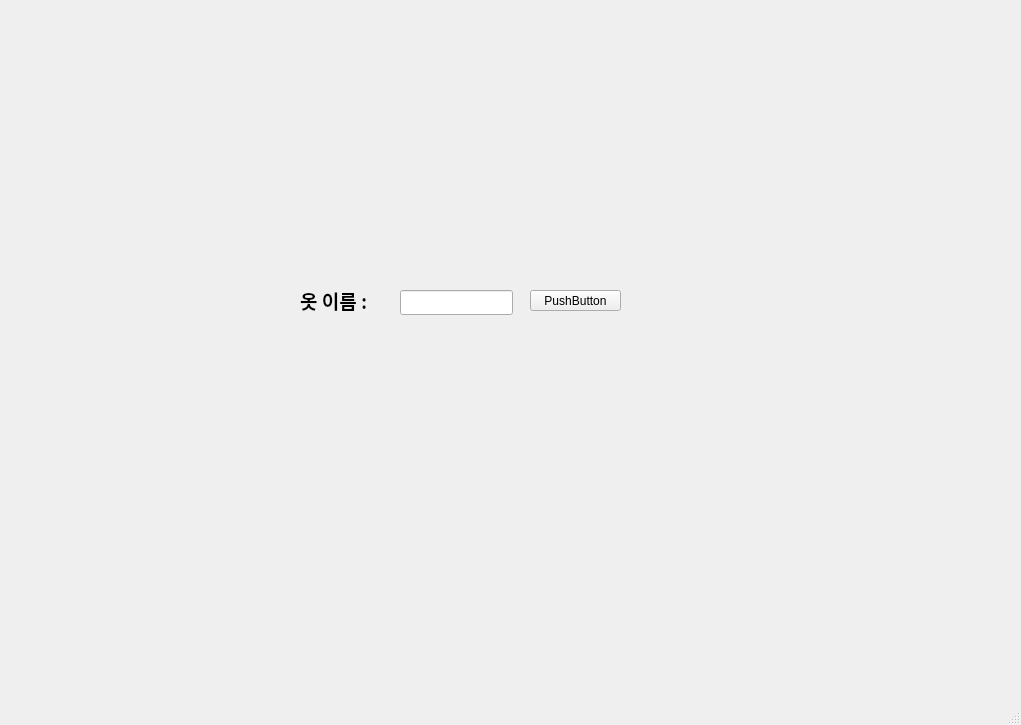
<?xml version="1.0" encoding="UTF-8"?>
<ui version="4.0">
	<class>MainWindow</class>
	<widget class="QMainWindow" name="MainWindow">
		<property name="geometry">
			<rect>
				<x>0</x>
				<y>0</y>
				<width>1021</width>
				<height>725</height>
			</rect>
		</property>
		<property name="windowTitle">
			<string>MainWindow</string>
		</property>
		<widget class="QWidget" name="centralwidget">
			<widget class="QLabel" name="label">
				<property name="geometry">
					<rect>
						<x>300</x>
						<y>290</y>
						<width>91</width>
						<height>21</height>
					</rect>
				</property>
				<property name="font">
					<font>
						<family>맑은 고딕</family>
						<pointsize>14</pointsize>
						<weight>75</weight>
						<bold>true</bold>
					</font>
				</property>
				<property name="text">
					<string>옷 이름 :</string>
				</property>
			</widget>
			<widget class="QLineEdit" name="lineEdit_clothname">
				<property name="geometry">
					<rect>
						<x>400</x>
						<y>290</y>
						<width>113</width>
						<height>25</height>
					</rect>
				</property>
			</widget>
			<widget class="QPushButton" name="pushButton">
				<property name="geometry">
					<rect>
						<x>530</x>
						<y>290</y>
						<width>91</width>
						<height>21</height>
					</rect>
				</property>
				<property name="text">
					<string>PushButton</string>
				</property>
			</widget>
		</widget>
		<widget class="QMenuBar" name="menubar">
			<property name="geometry">
				<rect>
					<x>0</x>
					<y>0</y>
					<width>1021</width>
					<height>21</height>
				</rect>
			</property>
		</widget>
		<widget class="QStatusBar" name="statusbar"/>
	</widget>
	<resources/>
	<connections/>
</ui>
